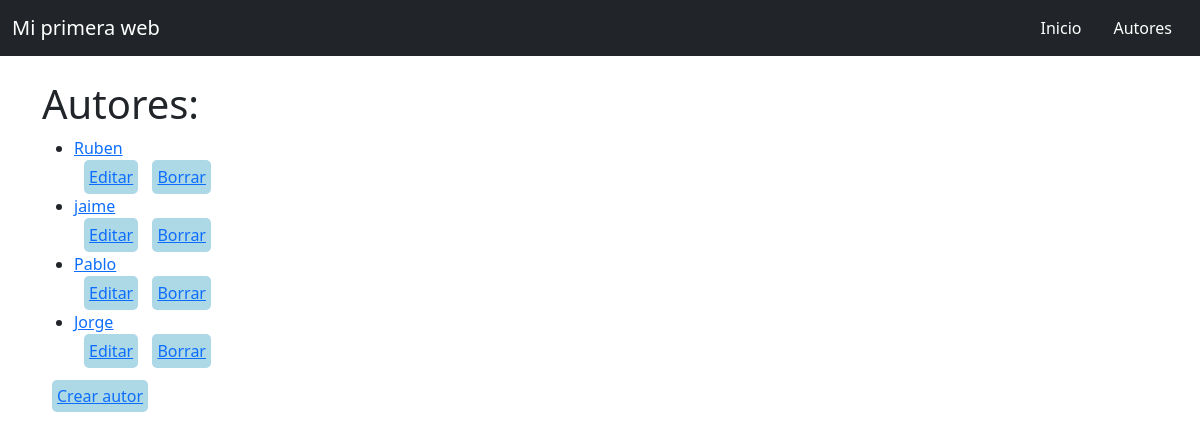
The page /blog/autores on the database its author committed.
### blog/models.py (models this page shows, shortened)
class Autor(models.Model):
    nombre = models.CharField(max_length=30)
    apellido = models.CharField(max_length=50)
    edad= models.IntegerField(null = True, blank= True)

### blog/views.py (the view)
# urls.py: path('autores',views.autores, name='autores'),
def autores(request):
    entradas = Autor.objects.all()
    contexto = {'entradita': entradas}
    return render(request, 'blog/autores.html', contexto )

### blog/templates/blog/autores.html (shortened to what this page needs)
{% extends 'blog/base.html' %}
{% block titulo %} Autores: {% endblock %}
{%block contenido%}
    <ul>
        {%for i in entradita%}
            <li><a href="{% url 'autor_post' pk=i.pk%}">{{i.nombre}}</a></li>
            <button class="boton"><a href="{% url 'autor_editar' pk=i.pk%}">Editar</a></button>
            <button class="boton"><a href="{% url 'autor_borrar' pk=i.pk%}">Borrar</a></button>
        {%endfor%}
    </ul>
    <a href="{%url 'autor_nuevo'%}" class="boton">Crear autor</a>
{%endblock%}

### blog/templates/blog/autores.html (style rules this page uses)
.boton { margin-left: 10px; background-color: lightblue; border: none; padding: 5px; border-radius: 5px; }

### rows shown on the page
Autor: nombre "Ruben"
Autor: nombre "jaime"
Autor: nombre "Pablo"
Autor: nombre "Jorge"
